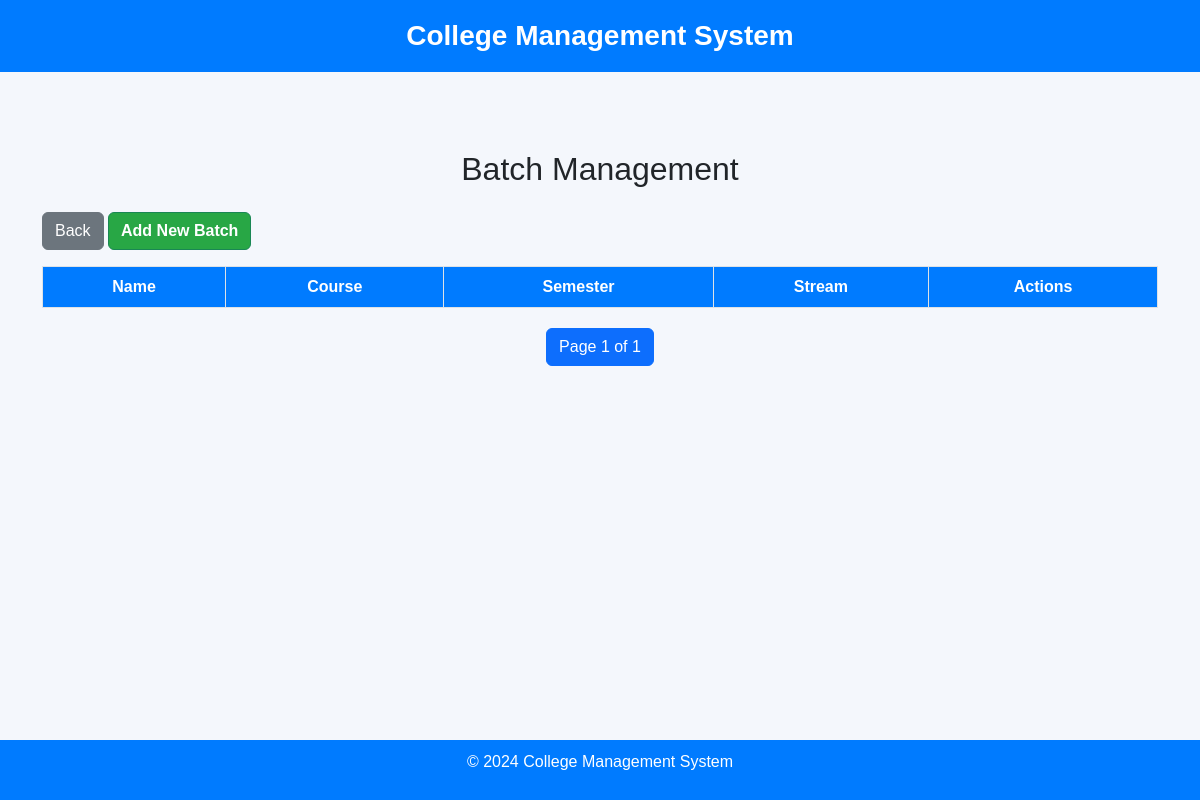
Before: /batches/ (signed in) with the older database file.
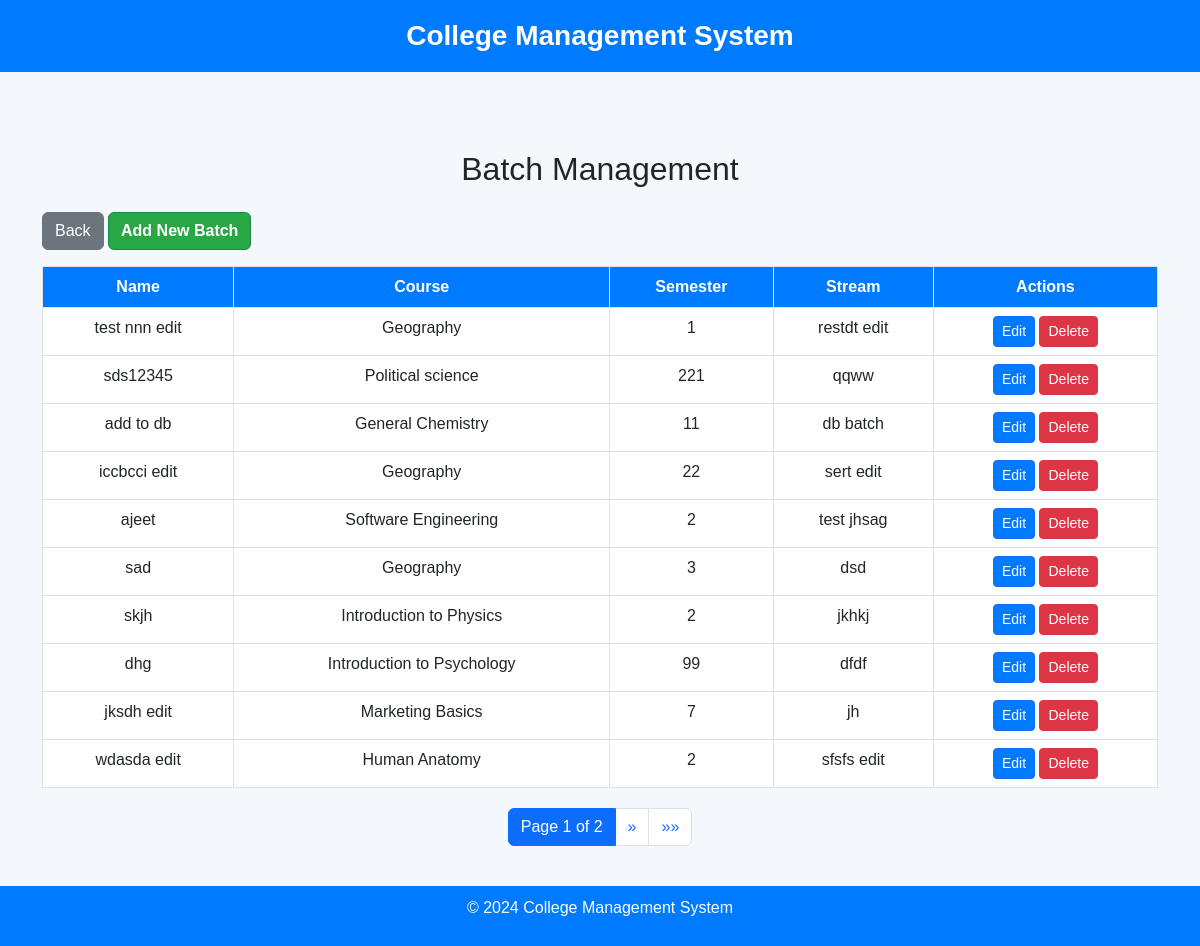
After: the same page with the newer database file.
### core/models.py (models this page shows, shortened)
class Batch(models.Model):
    name = models.CharField(max_length=100)
    courses = models.ForeignKey(Courses, on_delete=models.CASCADE, related_name="batches")
    semester = models.IntegerField()
    stream = models.CharField(max_length=100, blank=True, null=True)  # Optional stream
    created_at = models.DateTimeField(auto_now_add=True)

class Courses(models.Model):
    name = models.CharField(max_length=255)
    code = models.CharField(max_length=20, unique=True)
    description = models.TextField(blank=True)
    credit_hours = models.IntegerField()
    duration_weeks = models.IntegerField()
    department = models.CharField(max_length=100)  # Can be replaced with a ForeignKey to a Department model

### core/views.py (the view)
# urls.py: path('batches/', views.batch_list, name='batch_list'),
@staff_member_required
def batch_list(request):
    batches = Batch.objects.all()
    paginator = Paginator(batches, 10)  # Show 10 batches per page
    page_number = request.GET.get('page')  # Get current page number from URL
    page_obj = paginator.get_page(page_number)  # Get the page object for the current page
    return render(request, 'batches/batch_list.html', {'page_obj': page_obj})

### core/templates/batches/batch_list.html (shortened to what this page needs)
<!DOCTYPE html>
<html lang="en">
<head>
    <link href="https://cdn.jsdelivr.net/npm/bootstrap@5.3.0-alpha1/dist/css/bootstrap.min.css" rel="stylesheet">
</head>
<body>
    <div class="header">
        College Management System
    </div>
    <div class="container mt-5">
        <h2 class="text-center mb-4">Batch Management</h2>
        <button onclick="window.history.back();" class="btn btn-secondary mb-3">Back</button>
        <a href="{% url 'batch_add' %}" class="btn btn-success mb-3">Add New Batch</a>
        <table class="table table-bordered">
            <thead>
                <tr>
                    <th>Name</th>
                    <th>Course</th>
                    <th>Semester</th>
                    <th>Stream</th>
                    <th>Actions</th>
                </tr>
            </thead>
            <tbody>
                {% for batch in page_obj %}
                <tr>
                    <td>{{ batch.name }}</td>
                    <td>{{ batch.courses.name }}</td>
                    <td>{{ batch.semester }}</td>
                    <td>{{ batch.stream }}</td>
                    <td>
                        <a href="{% url 'batch_edit' batch.id %}" class="btn btn-primary btn-sm">Edit</a>
                        <a href="{% url 'batch_delete' batch.id %}" class="btn btn-danger btn-sm">Delete</a>
                    </td>
                </tr>
                {% endfor %}
            </tbody>
        </table>
        <nav>
            <ul class="pagination">
                <li class="page-item active">
                    <span class="page-link">
                        Page {{ page_obj.number }} of {{ page_obj.paginator.num_pages }}
                    </span>
                </li>
                {% if page_obj.has_next %}
                    <li class="page-item">
                        <a class="page-link" href="?page={{ page_obj.next_page_number }}" aria-label="Next">
                            <span aria-hidden="true">&raquo;</span>
                        </a>
                    </li>
                    <li class="page-item">
                        <a class="page-link" href="?page={{ page_obj.paginator.num_pages }}" aria-label="Last">
                            <span aria-hidden="true">&raquo;&raquo;</span>
                        </a>
                    </li>
                {% endif %}
            </ul>
        </nav>
    </div>
    <div class="footer">
        <p>© 2024 College Management System</p>
    </div>
</body>
</html>

Changed rows visible on the page:
added Batch: name "test nnn edit", courses.name "Geography", semester "1", stream "restdt edit"
added Batch: name "sds12345", courses.name "Political science", semester "221", stream "qqww"
added Batch: name "add to db", courses.name "General Chemistry", semester "11", stream "db batch"
added Batch: name "iccbcci edit", courses.name "Geography", semester "22", stream "sert edit"
added Batch: name "ajeet", courses.name "Software Engineering", semester "2", stream "test jhsag"
added Batch: name "sad", courses.name "Geography", semester "3", stream "dsd"
added Batch: name "skjh", courses.name "Introduction to Physics", semester "2", stream "jkhkj"
added Batch: name "dhg", courses.name "Introduction to Psychology", semester "99", stream "dfdf"
added Batch: name "jksdh edit", courses.name "Marketing Basics", semester "7", stream "jh"
added Batch: name "wdasda edit", courses.name "Human Anatomy", semester "2", stream "sfsfs edit"
Other visible differences:
{{ page_obj.paginator.num_pages }}: "1" → "2"
